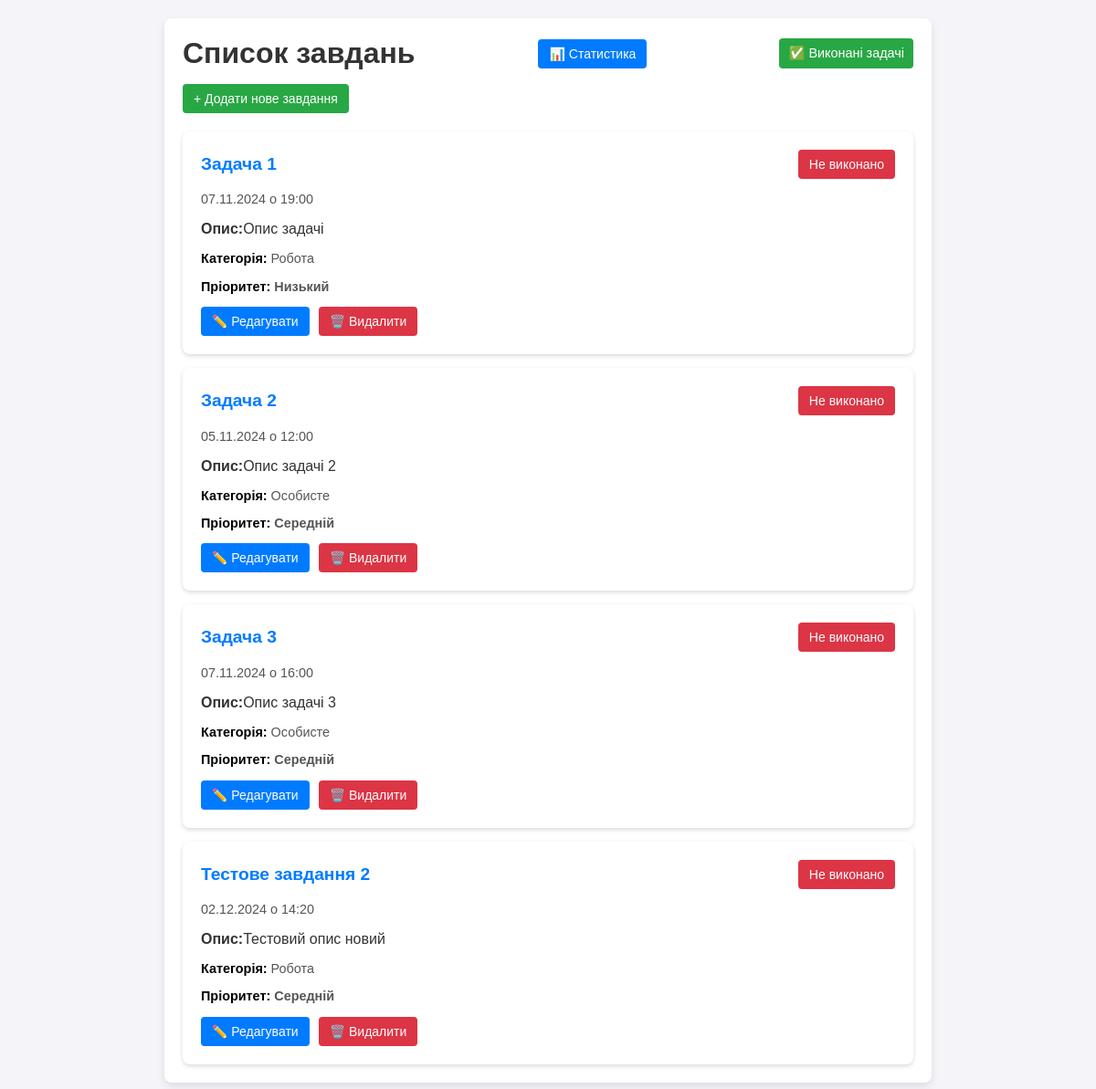
/tasks/, run on the app's committed database.
### tasks/models.py (models this page shows, shortened)
class Task(models.Model):
    title = models.CharField("Назва завдання", max_length=200)
    description = models.TextField("Опис", blank=True, null=True)
    date = models.DateField("Дата виконання")
    time = models.TimeField("Час виконання", blank=True, null=True)
    status = models.CharField("Статус", max_length=20, choices=[('pending', 'Не виконано'), ('completed', 'Виконано')], default='pending')
    order = models.PositiveIntegerField("Порядок", default=0)  # Поле для зберігання порядку
    PRIORITY_CHOICES = [
        ('low', 'Низький'),
        ('medium', 'Середній'),
        ('high', 'Високий'),
    ]
    priority = models.CharField("Пріоритет", max_length=10, choices=PRIORITY_CHOICES, default='medium')
    CATEGORY_CHOICES = [
        ('work', 'Робота'),
        ('personal', 'Особисте'),
        ('study', 'Навчання'),
        ('other', 'Інше'),
    ]
    category = models.CharField("Категорія", max_length=10, choices=CATEGORY_CHOICES, default='other')

### tasks/views.py (the view)
# urls.py: path('', views.task_list, name='task_list'),
def task_list(request, category=None):
    tasks = Task.objects.all()
    if category:
        tasks = tasks.filter(category=category)
    return render(request, 'tasks/task_list.html', {'tasks': tasks})

### templates/tasks/task_list.html (shortened to what this page needs)
{% load static %}
<!DOCTYPE html>
<html lang="uk">
<head>
    <link rel="stylesheet" type="text/css" href="{% static 'css/task_list.css' %}">
</head>
<body>
    <div class="container">
        <div class="header">
            <h1>Список завдань</h1>
            <a class="btn stats-btn" href="{% url 'task_statistics' %}">📊 Статистика</a>
            <a class="btn completed-tasks-btn" href="{% url 'completed_tasks' %}">✅ Виконані задачі</a>
        </div>
        <a class="btn add-task-btn" href="{% url 'task_create' %}">+ Додати нове завдання</a>
        <div id="task-list" class="task-list">
            {% for task in tasks %}
                <div class="task-card {% if task.status == 'completed' %}completed-task{% endif %}" data-id="{{ task.id }}">
                    <div class="task-header">
                        <h2>{{ task.title }}</h2>
                        <button
                            class="btn status-btn {% if task.status == 'pending' %}btn-danger{% else %}btn-success{% endif %}"
                            data-id="{{ task.id }}"
                            data-status="{{ task.status }}">
                            {% if task.status == 'pending' %}Не виконано{% else %}Виконано{% endif %}
                        </button>
                    </div>
                    <p class="task-date-time">
                        {{ task.date|date:"d.m.Y" }} о {{ task.time|date:"H:i" }}
                    </p>
                    <p class="task-description"><strong>Опис:</strong>{{ task.description }}</p>
                    <p class="task-category"><strong>Категорія:</strong> {{ task.get_category_display }}</p>
                    <p class="task-priority"><strong>Пріоритет:</strong> {{ task.get_priority_display }}</p>
                    <div class="task-actions">
                        <a class="btn edit-btn" href="{% url 'task_update' task.pk %}">✏️ Редагувати</a>
                        <a class="btn delete-btn" href="{% url 'task_delete' task.pk %}">🗑️ Видалити</a>
                    </div>
                </div>
            {% endfor %}
        </div>
    </div>
</body>
</html>

### static/css/task_list.css (style rules this page uses)
body { font-family: Arial, sans-serif; background-color: #f4f4f9; margin: 0; padding: 0; color: #333; }
.container { max-width: 800px; margin: 20px auto; padding: 20px; background-color: #ffffff; border-radius: 8px; box-shadow: 0 4px 8px rgba(0, 0, 0, 0.1); }
.header { display: flex; justify-content: space-between; align-items: center; margin-bottom: 15px; }
h1 { color: #333; margin: 0; }
.stats-btn { display: inline-block; padding: 10px 15px; color: #fff; background-color: #007bff; border: none; border-radius: 4px; font-size: 14px; text-decoration: none; }
.add-task-btn { display: inline-block; padding: 10px 15px; margin-bottom: 20px; color: #fff; background-color: #28a745; border: none; border-radius: 4px; cursor: pointer; font-size: 16px; text-decoration: none; }
.task-list { display: flex; flex-direction: column; gap: 15px; }
.task-card { background-color: #ffffff; border-radius: 8px; box-shadow: 0 2px 5px rgba(0, 0, 0, 0.15); padding: 20px; transition: transform 0.2s ease, box-shadow 0.2s ease; }
.task-header { display: flex; justify-content: space-between; align-items: center; margin-bottom: 10px; }
.task-header h2 { font-size: 1.2em; margin: 0; color: #007bff; }
.task-date-time { font-size: 0.9em; color: #555; margin-bottom: 10px; }
.task-description { font-size: 1em; color: #333; margin-bottom: 15px; }
.task-actions { display: flex; gap: 10px; }
.btn { display: inline-block; padding: 8px 12px; color: #fff; border: none; border-radius: 4px; cursor: pointer; font-size: 14px; text-decoration: none; }
.edit-btn { background-color: #007bff; }
.delete-btn { background-color: #dc3545; }
.task-priority { font-weight: bold; color: #007bff; }
.task-category, .task-priority { font-size: 0.9em; color: #555; margin-top: 5px; }
.task-priority { font-weight: bold; }
.task-category strong, .task-priority strong { color: #000; }
.btn-danger { background-color: #dc3545; }
.completed-tasks-btn { background-color: #28a745; color: #fff; padding: 8px 10px; font-size: 0.9em; text-decoration: none; border-radius: 4px; margin-left: 10px; transition: background-color 0.3s ease; }

### data on the page
Task: title "Задача 1", status "Не виконано", date "07.11.2024", time "19:00", description "Опис задачі", category "Робота", priority "Низький"
Task: title "Задача 2", status "Не виконано", date "05.11.2024", time "12:00", description "Опис задачі 2", category "Особисте", priority "Середній"
Task: title "Задача 3", status "Не виконано", date "07.11.2024", time "16:00", description "Опис задачі 3", category "Особисте", priority "Середній"
Task: title "Тестове завдання 2", status "Не виконано", date "02.12.2024", time "14:20", description "Тестовий опис новий", category "Робота", priority "Середній"
